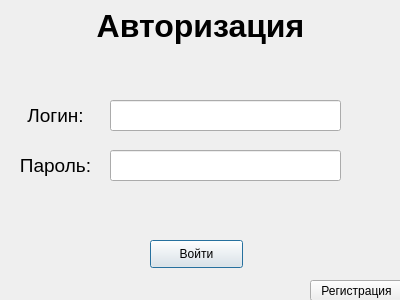
<?xml version="1.0" encoding="UTF-8"?>
<ui version="4.0">
 <class>Dialog</class>
 <widget class="QDialog" name="Dialog">
  <property name="geometry">
   <rect>
    <x>0</x>
    <y>0</y>
    <width>400</width>
    <height>300</height>
   </rect>
  </property>
  <property name="windowTitle">
   <string>messenger - autorize</string>
  </property>
  <widget class="QLabel" name="label">
   <property name="geometry">
    <rect>
     <x>0</x>
     <y>0</y>
     <width>401</width>
     <height>51</height>
    </rect>
   </property>
   <property name="font">
    <font>
     <pointsize>24</pointsize>
     <weight>75</weight>
     <bold>true</bold>
    </font>
   </property>
   <property name="text">
    <string>Авторизация</string>
   </property>
   <property name="alignment">
    <set>Qt::AlignCenter</set>
   </property>
  </widget>
  <widget class="QLabel" name="label_2">
   <property name="geometry">
    <rect>
     <x>10</x>
     <y>100</y>
     <width>91</width>
     <height>31</height>
    </rect>
   </property>
   <property name="font">
    <font>
     <pointsize>14</pointsize>
     <weight>50</weight>
     <bold>false</bold>
    </font>
   </property>
   <property name="text">
    <string>Логин:</string>
   </property>
   <property name="alignment">
    <set>Qt::AlignCenter</set>
   </property>
  </widget>
  <widget class="QLabel" name="label_3">
   <property name="geometry">
    <rect>
     <x>10</x>
     <y>150</y>
     <width>91</width>
     <height>31</height>
    </rect>
   </property>
   <property name="font">
    <font>
     <pointsize>14</pointsize>
    </font>
   </property>
   <property name="text">
    <string>Пароль:</string>
   </property>
   <property name="alignment">
    <set>Qt::AlignCenter</set>
   </property>
  </widget>
  <widget class="QLineEdit" name="login">
   <property name="geometry">
    <rect>
     <x>110</x>
     <y>100</y>
     <width>231</width>
     <height>31</height>
    </rect>
   </property>
  </widget>
  <widget class="QLineEdit" name="password">
   <property name="geometry">
    <rect>
     <x>110</x>
     <y>150</y>
     <width>231</width>
     <height>31</height>
    </rect>
   </property>
  </widget>
  <widget class="QPushButton" name="signin">
   <property name="geometry">
    <rect>
     <x>150</x>
     <y>240</y>
     <width>93</width>
     <height>28</height>
    </rect>
   </property>
   <property name="text">
    <string>Войти</string>
   </property>
  </widget>
  <widget class="QPushButton" name="signup">
   <property name="geometry">
    <rect>
     <x>310</x>
     <y>280</y>
     <width>93</width>
     <height>21</height>
    </rect>
   </property>
   <property name="text">
    <string>Регистрация</string>
   </property>
  </widget>
 </widget>
 <resources/>
 <connections/>
</ui>
